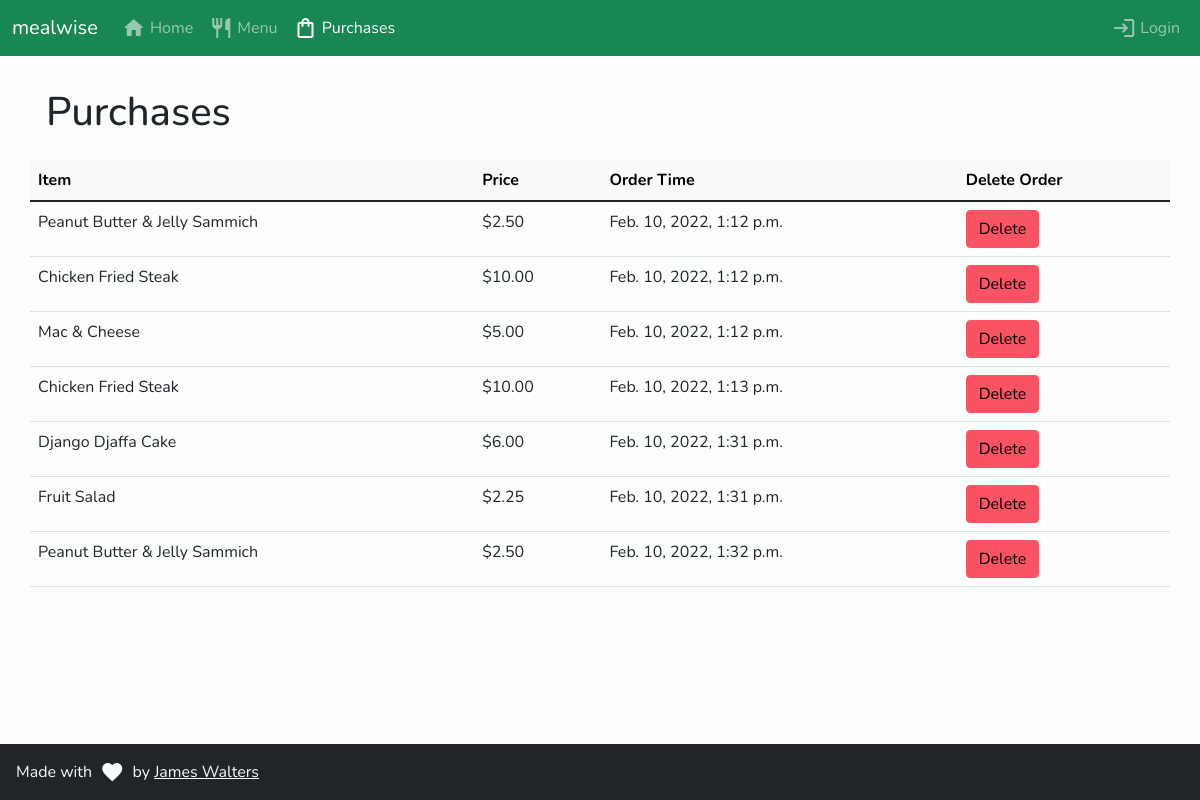
Page /purchases/ on the committed database.
### inventory/models.py (models this page shows, shortened)
class Purchase(models.Model):
    menu_item = models.ForeignKey(MenuItem, on_delete=models.CASCADE)
    time = models.DateTimeField(auto_now_add=True)

class MenuItem(models.Model):
    name = models.CharField(max_length=50, unique=True)
    price = models.DecimalField(max_digits=4, decimal_places=2, default=0.00)
    description = models.CharField(max_length=255)
    image = models.ImageField(upload_to='menu_images/%Y/%m/%d/', default='default.png')
    class Meta:
        ordering = ['name']

### inventory/views.py (the view)
# urls.py: path('purchases/', views.Purchases.as_view(), name="purchases"),
class Purchases(ListView):
  template_name = "inventory/purchases.html"
  model = models.Purchase
  extra_context = {'active_nav_purchases': "active"}

### inventory/templates/inventory/purchases.html (shortened to what this page needs)
{% extends 'base.html' %}
{% block content %}
<h1 class="p-3">Purchases</h1>
<table class="table">
  <thead class="table-light">
    <th>Item</th>
    <th>Price</th>
    <th>Order Time</th>
    <th>Delete Order</th>
  </thead>
  {% for purchase in object_list %}
  <tr>
    <td>
      {{ purchase.menu_item.name }}
    </td>
    <td>
      ${{ purchase.menu_item.price }}
    </td>
    <td>
      {{ purchase.time }}
    </td>
    <td>
      <button hx-confirm="Are you sure you want to delete this order?" hx-target="closest tr" hx-swap="outerHTML"
        hx-delete="{% url 'delete_purchase' purchase.id %}" class="btn btn-danger">Delete</button>
    </td>
  </tr>
  {% endfor %}
</table>
{% endblock %}

### inventory/templates/base.html (style rules this page uses)
body { background-color: #fbfefc; font-family: Nunito, Arial, sans-serif; min-height: 100vh; position: relative; }

### rows in the picture
Purchase: menu_item.name "Peanut Butter & Jelly Sammich", menu_item.price "2.50", time "Feb. 10, 2022, 1:12 p.m."
Purchase: menu_item.name "Chicken Fried Steak", menu_item.price "10.00", time "Feb. 10, 2022, 1:12 p.m."
Purchase: menu_item.name "Mac & Cheese", menu_item.price "5.00", time "Feb. 10, 2022, 1:12 p.m."
Purchase: menu_item.name "Chicken Fried Steak", menu_item.price "10.00", time "Feb. 10, 2022, 1:13 p.m."
Purchase: menu_item.name "Django Djaffa Cake", menu_item.price "6.00", time "Feb. 10, 2022, 1:31 p.m."
Purchase: menu_item.name "Fruit Salad", menu_item.price "2.25", time "Feb. 10, 2022, 1:31 p.m."
Purchase: menu_item.name "Peanut Butter & Jelly Sammich", menu_item.price "2.50", time "Feb. 10, 2022, 1:32 p.m."
